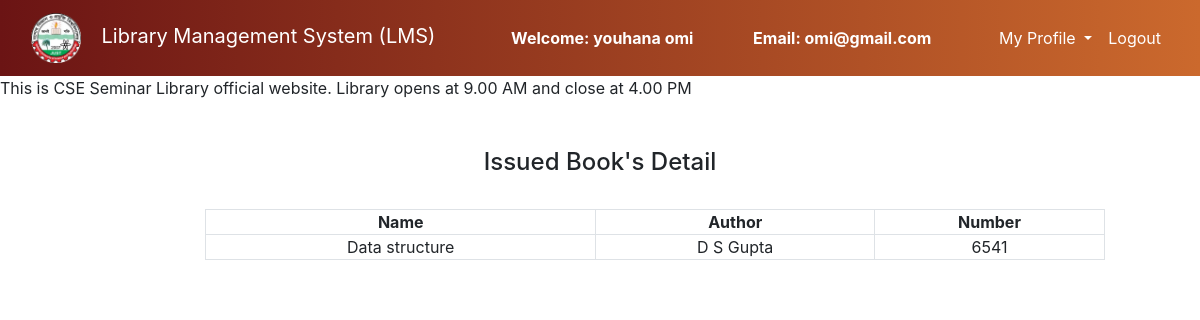
/view_issued_book.php (signed in), run on the app's committed database.
### tables this page shows
CREATE TABLE `issued_books` (
  `s_no` int(11) NOT NULL,
  `book_no` int(11) NOT NULL,
  `book_name` varchar(200) NOT NULL,
  `book_author` varchar(200) NOT NULL,
  `student_id` int(11) NOT NULL,
  `status` int(11) NOT NULL,
  `issue_date` longtext NOT NULL
);

### view_issued_book.php (the view, shortened to what this page needs)
<?php
	$connection = mysqli_connect("localhost","root","");
	$query = "select book_name,book_author,book_no from issued_books where student_id = $_SESSION[id] and status = 1";
?>
<!DOCTYPE html>
<html>
<head>
	<link rel="stylesheet" type="text/css" href="bootstrap-4.4.1/css/bootstrap.min.css">
	<link rel="stylesheet" href="style_sheet.css">
</head>
<body>
<body>
	<section class="header">
		<nav class="navbar navbar-expand-lg navbar-dark ">
			<div class="container-fluid">
				<div class="navbar-header">
					<a class="navbar-brand" href="index.php"><img src="logo.png" height="50" width="50" alt=""></a>
					<a class="navbar-brand" href="user_dashboard.php">Library Management System (LMS)</a>
				</div>
				<font style="color: white"><span><strong>Welcome: <?php echo $_SESSION['name'];?></strong></span></font>
			    <font style="color: white"><span><strong>Email: <?php echo $_SESSION['email'];?></strong></font>
				<ul class="nav navbar-nav navbar-right">
		      <li class="nav-item dropdown">
	        	<a class="nav-link dropdown-toggle" data-toggle="dropdown">My Profile </a>
		      </li>
		      <li class="nav-item">
		        <a class="nav-link" href="../logout.php">Logout</a>
		      </li>
		    </ul>
			</div>
		</nav>
	</section><span><marquee bgcolor = " whitesmoke " behavior="" direction = "left"> This is CSE Seminar Library official website. Library opens at 9.00 AM
			and close at 4.00 PM
		</marquee></span><br><br>
		<center><h4>Issued Book's Detail</h4><br></center>
		<div class="row">
			<div class="col-md-2"></div>
			<div class="col-md-8">
				<form>
					<table class="table-bordered" width="900px" style="text-align: center">
						<tr>
							<th>Name</th>
							<th>Author</th>
							<th>Number</th>
						</tr>
					<?php
						$query_run = mysqli_query($connection,$query);
						while ($row = mysqli_fetch_assoc($query_run)){
							?>
							<tr>
							<td><?php echo $row['book_name'];?></td>
							<td><?php echo $row['book_author'];?></td>
							<td><?php echo $row['book_no'];?></td>
						</tr>
					<?php
						}
					?>
				</table>
				</form>
			</div>
			<div class="col-md-2"></div>
		</div>
</body>
</html>

### style_sheet.css (style rules this page uses)
* { margin: 0; padding: 0; }
.header { width: 100%; background-image: linear-gradient(to right, #6b1414, #cb692d); }
.navbar-brand { margin-left: 0px; color: white !important; }
.nav-link { color: white !important; }

### data on the page
issued_books: book_name "Data structure", book_author "D S Gupta", book_no "6541"

### other printed values
$_SESSION['name'] "youhana omi"
$_SESSION['email'] "omi@gmail.com"
